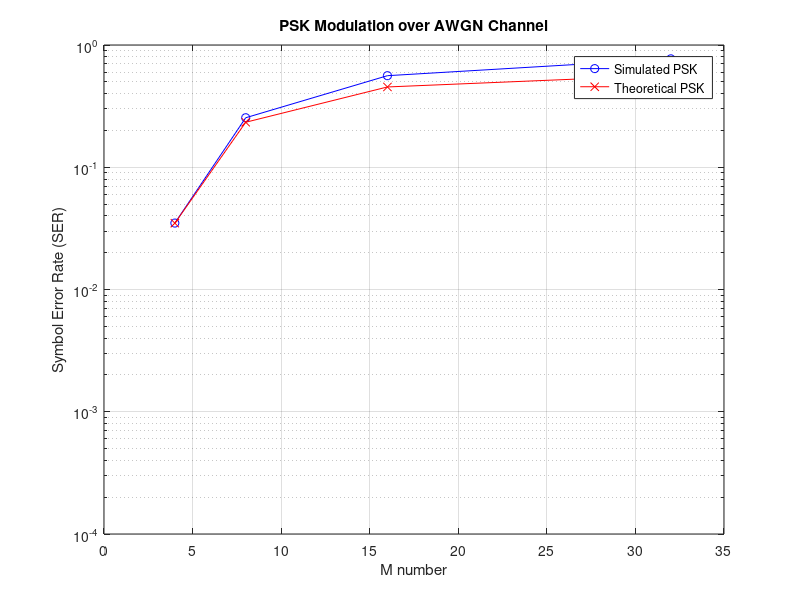

The MATLAB script that drew this image:
%Constants and variables
h = 6.6261*10^-34;
c = 3*10^8;
lambda = 1.55*10^-6;
f = c/lambda;
nsp = 1.58;
G = 16;
ns = 240;
gamma = 1.2*10^-3;
L = 80;
alpha = 0.0461;
Ptx_dbm = -3;
beta2 = -2.17*10^-26;
Nch = 100;
Rs = 5*10^10;
Brx = 5*10^10;

%Linearizing and calculating Leff
Leff = (1-exp(-alpha*L))/alpha;
linear_G = 10^(G/10);
Ptx = 10^-3*10^(Ptx_dbm/10);

%Calculating PSD of noise
Sase = h*f*nsp*(linear_G-1);
Snli = ((2/3)^3*gamma^2*(Leff*10^3)*Ptx^3)*(log(pi^2*abs(beta2)*(Leff*10^3)*(Nch*Rs)^2)/(pi*abs(beta2)*Rs^3));

%Calculating SNR
SNR = Ptx/((Sase+Snli)*ns*Brx);

% QAM BER Simulation and Theoretical Calculation in AWGN
N = 1e7;                  % Number of bits
M_range = [4 8 16 32];                    % MPSK
SNR_dB = 10*log10(SNR);              % Signal-to-Noise Ratio in dB

SER_simulated = zeros(size(M_range));
SER_theoretical = zeros(size(M_range));
BER_theoretical = zeros(size(M_range));

for M_idx = 1:length(M_range)

    % Generate random bits
    bits = randi([0 M_range(M_idx)-1], N, 1);
    
    % Modulate bits using QPSK
    modulated_signal = pskmod(bits, M_range(M_idx), pi/M_range(M_idx));

    % Pass the modulated signal through an AWGN channel
    received_signal = awgn(modulated_signal, SNR_dB);
    
    % Demodulate the received signal
    received_bits = pskdemod(received_signal, M_range(M_idx), pi/M_range(M_idx));
    
    % Calculate the simulated BER
    SER_simulated(M_idx) = sum(bits ~= received_bits)/N;
    
    % Calculate the theoretical BER for QPSK in AWGN
    BER_theoretical(M_idx) = (1/log2(M_range(M_idx)))*erfc(sqrt(SNR*Brx/Rs)*sin(pi/M_range(M_idx)));
    SER_theoretical(M_idx) = 1-(1-BER_theoretical(M_idx))^log2(M_range(M_idx));

    fprintf('SNR = %d dB, Simulated BER = %e, Theoretical BER = %e\n', ...
            SNR_dB, SER_simulated(M_idx), SER_theoretical(M_idx));
end
fprintf('\nSimulation complete. Plotting BER curve.\n');
figure;
semilogy(M_range, SER_simulated, 'bo-', 'DisplayName', 'Simulated PSK');
hold on;
semilogy(M_range, SER_theoretical, 'rx-', 'DisplayName', 'Theoretical PSK');
xlabel('M number');
ylabel('Symbol Error Rate (SER)');
title('PSK Modulation over AWGN Channel');
grid on;
ylim([1e-4 1]);
legend('show');
